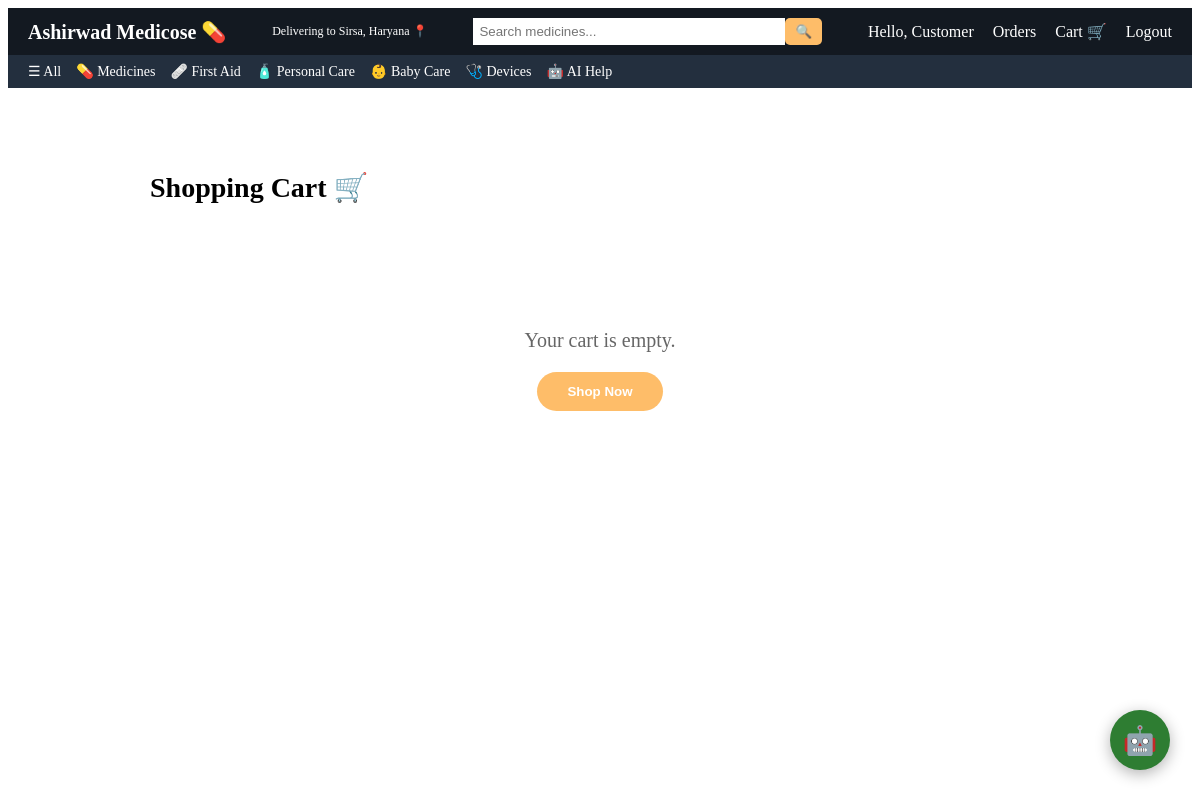
Before: /cart/ (signed in) with the older database file.
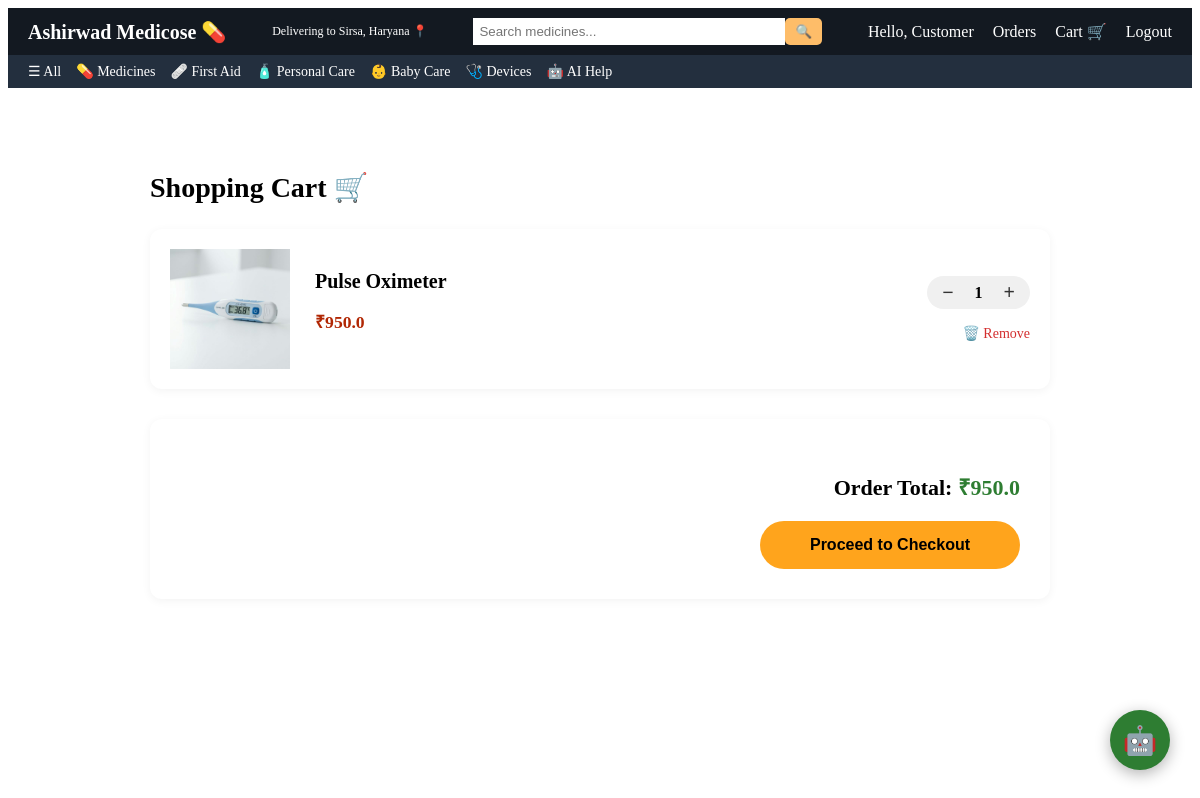
After: the same page with the newer database file.
### store/models.py (models this page shows, shortened)
class Cart(models.Model):
    user = models.ForeignKey(User, on_delete=models.CASCADE)
    product = models.ForeignKey(Product, on_delete=models.CASCADE)
    quantity = models.PositiveIntegerField(default=1)
    def subtotal(self):
        return self.product.discounted_price * self.quantity

class Product(models.Model):
    CATEGORY_CHOICES = [
        ('baby', 'Baby Care'),
        ('firstaid', 'First Aid'),
        ('personal', 'Personal Care'),
        ('medicine', 'Medicines'),
        ('device', 'Health Devices'),
    ]
    name = models.CharField(max_length=200)
    description = models.TextField()
    price = models.FloatField()
    discount_percentage = models.FloatField(default=0.0)  # ✅ NEW
    stock_quantity = models.PositiveIntegerField(default=10)  # ✅ NEW
    category = models.CharField(max_length=20, choices=CATEGORY_CHOICES, default='medicine')
    image = models.ImageField(upload_to='products/', null=True, blank=True)
    expiry_date = models.DateField(null=True, blank=True)
    @property
    def discounted_price(self):
        return self.price * (1 - self.discount_percentage / 100)

### store/views.py (the view)
# urls.py: path('cart/', views.cart_view, name='cart'),
@login_required
def cart_view(request):
    items = Cart.objects.filter(user=request.user)
    total = sum(item.subtotal() for item in items)
    return render(request, 'cart.html', {
        'items': items,
        'total': total
    })

### store/templates/cart.html
{% extends "base.html" %}
{% block content %}
<div class="cart-container" style="max-width: 900px; margin: 40px auto; padding: 20px;">
    <h2 style="font-size: 28px; margin-bottom: 25px;">Shopping Cart 🛒</h2>
    {% for item in items %}
    <div class="cart-card" style="display: flex; background: white; padding: 20px; border-radius: 12px; margin-bottom: 15px; box-shadow: 0 2px 10px rgba(0,0,0,0.05); align-items: center;">
        <div style="width: 120px; height: 120px; display: flex; align-items: center; justify-content: center; background: #f9f9f9; border-radius: 8px; margin-right: 25px;">
            {% if item.product.image %}
                <img src="{{ item.product.image.url }}" style="max-width: 100%; max-height: 100%; object-fit: contain;">
            {% else %}
                <span style="font-size: 40px;">💊</span>
            {% endif %}
        </div>
        <div style="flex: 1;">
            <h3 style="margin: 0 0 10px 0; font-size: 20px;">{{ item.product.name }}</h3>
            <p style="margin-bottom: 15px;">
                {% if item.product.discount_percentage > 0 %}
                    <span class="mrp-strikethrough">MRP: ₹{{ item.product.price }}</span>
                    <span class="discount-red">(-{{ item.product.discount_percentage }}%)</span><br>
                    <span class="price">₹{{ item.product.discounted_price|floatformat:2 }}</span>
                {% else %}
                    <span class="price">₹{{ item.product.price }}</span>
                {% endif %}
            </p>
        </div>
        <div style="text-align: right;">
            <div class="qty" style="display: flex; align-items: center; gap: 15px; margin-bottom: 15px; background: #f0f0f0; padding: 5px 15px; border-radius: 20px; justify-content: center;">
                <a href="{% url 'update_cart_quantity' item.id 'decrease' %}" style="text-decoration: none; font-size: 20px; color: #333; font-weight: bold;">−</a>
                <span style="font-weight: bold; min-width: 20px; text-align: center;">{{ item.quantity }}</span>
                <a href="{% url 'update_cart_quantity' item.id 'increase' %}" style="text-decoration: none; font-size: 20px; color: #333; font-weight: bold;">+</a>
            </div>
            <a href="{% url 'remove_from_cart' item.id %}" style="color: #d32f2f; text-decoration: none; font-size: 14px;">🗑️ Remove</a>
        </div>
    </div>
    {% empty %}
    <div style="text-align: center; padding: 80px; background: white; border-radius: 12px;">
        <p style="font-size: 20px; color: #666; margin-bottom: 20px;">Your cart is empty.</p>
        <a href="{% url 'products' %}"><button style="padding: 12px 30px; background: #febd69; border-radius: 20px; font-weight: bold; border: none; cursor: pointer;">Shop Now</button></a>
    </div>
    {% endfor %}
    {% if items %}
    <div style="background: white; padding: 30px; border-radius: 12px; margin-top: 30px; text-align: right; box-shadow: 0 2px 10px rgba(0,0,0,0.05);">
        <h3 style="margin-bottom: 20px; font-size: 22px;">Order Total: <span style="color: #2e7d32;">₹{{ total }}</span></h3>
        <a href="{% url 'checkout' %}">
            <button style="padding: 15px 50px; background: #ffa41c; color: black; border-radius: 25px; font-weight: bold; border: none; font-size: 16px; cursor: pointer;">Proceed to Checkout</button>
        </a>
    </div>
    {% endif %}
</div>
{% endblock %}

Changed rows visible on the page:
added Cart: product.image (picture), product.name "Pulse Oximeter", product.price "950.0", quantity "1"
Other visible differences:
{{ total }}: (not shown) → "950.0"
text no longer shown: "Your cart is empty. Shop Now"
text now shown: "Order Total: ₹ Proceed to Checkout"
